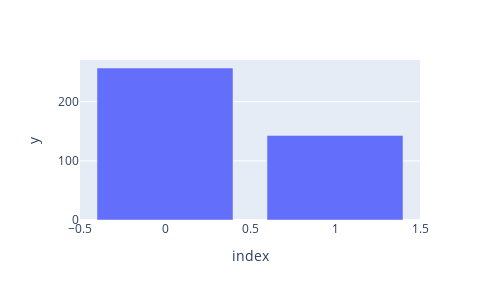

This figure's notebook cell:
### Markdown cell above
visualize

### Code cell
purchase_count = df['Purchased'].value_counts()
px.bar(purchase_count, x=purchase_count.index, y=purchase_count.values,height=300,width=500,)

### Figure 1 — Plotly figure (JSON) as saved in the notebook; plotly's stock layout.template omitted (floating-point values rounded to 4 significant figures)
{"data": [{"alignmentgroup": "True", "hovertemplate": "index=%{x}<br>y=%{y}<extra></extra>", "legendgroup": "", "marker": {"color": "#636efa", "pattern": {"shape": ""}}, "name": "", "offsetgroup": "", "orientation": "v", "showlegend": false, "textposition": "auto", "type": "bar", "x": [0, 1], "xaxis": "x", "y": [257, 143], "yaxis": "y"}], "layout": {"barmode": "relative", "height": 300, "legend": {"tracegroupgap": 0}, "margin": {"t": 60}, "width": 500, "xaxis": {"anchor": "y", "domain": [0, 1], "title": {"text": "index"}}, "yaxis": {"anchor": "x", "domain": [0, 1], "title": {"text": "y"}}}}
